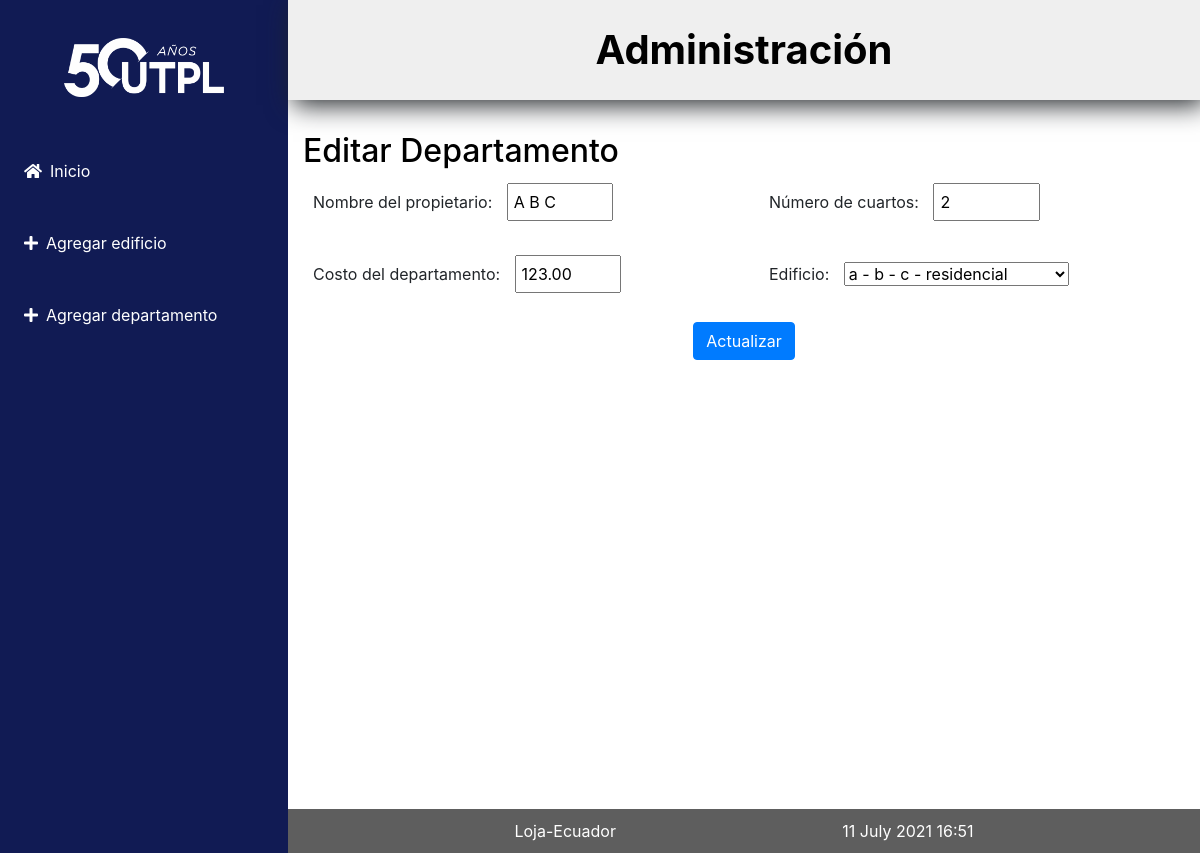
The page /editar/departamento/2 on the database its author committed.
### administrativo/models.py (models this page shows, shortened)
class Departamento(models.Model):
    nombre_propietario = models.CharField(max_length=100)
    costo = models.DecimalField(max_digits=100, decimal_places=2)
    num_cuartos = models.IntegerField()
    edificio = models.ForeignKey(Edificio, on_delete=models.CASCADE,
            related_name="departamentos")

### administrativo/views.py (the view)
# urls.py: path('editar/departamento/<int:id>', views.editar_departamento,
def editar_departamento(request, id):
    departamento = Departamento.objects.get(pk=id)
    if request.method=='POST':
        formulario = DepartamentoForm(request.POST, instance=departamento)
        if formulario.is_valid():
            formulario.save()
            return redirect(index)
    else:
        formulario = DepartamentoForm(instance=departamento)
    diccionario = {'formulario': formulario}
    return render(request, 'editar_departamento.html', diccionario)

### administrativo/forms.py (shortened to what this page needs)
class DepartamentoForm(ModelForm):
    class Meta:
        model = Departamento
        fields = ['nombre_propietario', 'costo', 'num_cuartos', 'edificio']
        labels = {
                'nombre_propietario': _('Ingrese nombre del propietario por favor'),
                'costo': _('Ingrese el costo por favor'),
                'numero_cuartos': _('Ingrese el numero de cuartos por favor'),
                'edificio': _('Elija un edificio'),
            }

### administrativo/models.py (called while the page is built)
    def __str__(self):
        return "%s - %s - %s - %s" % (self.nombre,
                self.direccion,
                self.ciudad,
                self.tipo)

### administrativo/templates/editar_departamento.html (shortened to what this page needs)
{% extends "master.html" %}
{% block content %}
<h2>Editar Departamento</h3>
<form action="" method="post">
  <div class="row">
    <div class="col-6">
      <div class="mb-3">
        <label for="nombre_propietario" class="form-label">Nombre del propietario: </label>
        {{ formulario.nombre_propietario }}
      </div>
      <div class="mb-3">
        <label for="costo" class="form-label">Costo del departamento: </label>
        {{ formulario.costo }}
      </div>
    </div>
    <div class="col-6">
      <div class="mb-3">
        <label for="num_cuartos" class="form-label">Número de cuartos: </label>
        {{ formulario.num_cuartos }}
      </div>
      <div class="mb-3">
        <label for="edificio" class="form-label">Edificio: </label>
        {{ formulario.edificio }}
      </div>
    </div>
  </div>
  <div class="row">
    <div class="col-12">
      <p class="flex-center"><input class="btn btn-primary" type='submit' value='Actualizar' /></p>
    </div>
  </div>
</form>
{% endblock %}

### administrativo/static/css/estilos.css (style rules this page uses)
body { font-family: 'Open Sans', sans-serif; background: #FEFEFD; }
h1, h2, h3, h4, h5, h6 { font-weight: 400; margin: 10px 0; }
.titulo h1,h2 { color: #000; display: block; font-weight: bold; margin-block-start: 0.4em; margin-block-end: 0.4em; }
.flex-center { display: flex; justify-content: center; }
input[type=text], input[type=number] { width: 25%; padding: 5px 5px; box-sizing: border-box; }
label { padding: 12px 10px; }

### rows shown on the page
Departamento: nombre_propietario "A B C", costo "123.00", num_cuartos "2", edificio "a - b - c - residencial"
